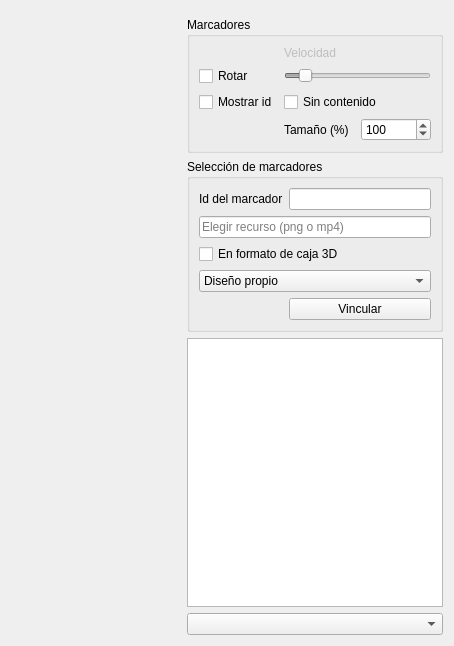
<?xml version="1.0" encoding="UTF-8"?>
<ui version="4.0">
 <class>Principal</class>
 <widget class="QWidget" name="Principal">
  <property name="geometry">
   <rect>
    <x>0</x>
    <y>0</y>
    <width>454</width>
    <height>646</height>
   </rect>
  </property>
  <property name="windowTitle">
   <string>Realidad Aumentada - UBP</string>
  </property>
  <layout class="QGridLayout" name="principalLayout">
   <item row="0" column="0" rowspan="5" colspan="2">
    <widget class="Scene" name="scene" native="true">
     <property name="focusPolicy">
      <enum>Qt::StrongFocus</enum>
     </property>
    </widget>
   </item>
   <item row="0" column="3" colspan="2">
    <widget class="Logo" name="appLogo" native="true"/>
   </item>
   <item row="1" column="3" colspan="2">
    <widget class="QGroupBox" name="markersGroup">
     <property name="title">
      <string>Marcadores</string>
     </property>
     <layout class="QGridLayout" name="markersGroupLayout">
      <item row="1" column="1">
       <widget class="QLabel" name="rotationVelocityLabel">
        <property name="enabled">
         <bool>false</bool>
        </property>
        <property name="text">
         <string>Velocidad</string>
        </property>
       </widget>
      </item>
      <item row="2" column="0">
       <widget class="QCheckBox" name="rotateCheckBox">
        <property name="focusPolicy">
         <enum>Qt::NoFocus</enum>
        </property>
        <property name="text">
         <string>Rotar</string>
        </property>
       </widget>
      </item>
      <item row="2" column="1" colspan="2">
       <widget class="QSlider" name="rotationVelocitySlider">
        <property name="enabled">
         <bool>false</bool>
        </property>
        <property name="focusPolicy">
         <enum>Qt::NoFocus</enum>
        </property>
        <property name="minimum">
         <number>1</number>
        </property>
        <property name="maximum">
         <number>40</number>
        </property>
        <property name="value">
         <number>5</number>
        </property>
        <property name="orientation">
         <enum>Qt::Horizontal</enum>
        </property>
       </widget>
      </item>
      <item row="3" column="0">
       <widget class="QCheckBox" name="cbMostrarId">
        <property name="focusPolicy">
         <enum>Qt::NoFocus</enum>
        </property>
        <property name="text">
         <string>Mostrar id</string>
        </property>
       </widget>
      </item>
      <item row="3" column="1" colspan="2">
       <widget class="QCheckBox" name="cbSinContenido">
        <property name="focusPolicy">
         <enum>Qt::NoFocus</enum>
        </property>
        <property name="text">
         <string>Sin contenido</string>
        </property>
       </widget>
      </item>
      <item row="4" column="2">
       <widget class="QSpinBox" name="sbTamano">
        <property name="focusPolicy">
         <enum>Qt::NoFocus</enum>
        </property>
        <property name="minimum">
         <number>50</number>
        </property>
        <property name="maximum">
         <number>500</number>
        </property>
        <property name="singleStep">
         <number>5</number>
        </property>
        <property name="value">
         <number>100</number>
        </property>
       </widget>
      </item>
      <item row="4" column="1">
       <widget class="QLabel" name="label_2">
        <property name="text">
         <string>Tamaño (%)</string>
        </property>
       </widget>
      </item>
     </layout>
    </widget>
   </item>
   <item row="2" column="3" colspan="2">
    <widget class="QGroupBox" name="groupBox">
     <property name="title">
      <string>Selección de marcadores</string>
     </property>
     <layout class="QGridLayout" name="gridLayout">
      <item row="2" column="0" colspan="2">
       <widget class="QCheckBox" name="cbFormatoCaja">
        <property name="focusPolicy">
         <enum>Qt::NoFocus</enum>
        </property>
        <property name="text">
         <string>En formato de caja 3D</string>
        </property>
       </widget>
      </item>
      <item row="4" column="1">
       <widget class="QPushButton" name="pbVincular">
        <property name="focusPolicy">
         <enum>Qt::NoFocus</enum>
        </property>
        <property name="text">
         <string>Vincular</string>
        </property>
       </widget>
      </item>
      <item row="0" column="0">
       <widget class="QLabel" name="label">
        <property name="text">
         <string>Id del marcador</string>
        </property>
       </widget>
      </item>
      <item row="0" column="1">
       <widget class="QLineEdit" name="leMarcadorId">
        <property name="focusPolicy">
         <enum>Qt::ClickFocus</enum>
        </property>
       </widget>
      </item>
      <item row="1" column="0" colspan="2">
       <widget class="MiQLineEdit" name="leRecurso">
        <property name="focusPolicy">
         <enum>Qt::NoFocus</enum>
        </property>
        <property name="placeholderText">
         <string>Elegir recurso (png o mp4)</string>
        </property>
       </widget>
      </item>
      <item row="3" column="0" colspan="2">
       <widget class="QComboBox" name="cbModelos">
        <property name="focusPolicy">
         <enum>Qt::NoFocus</enum>
        </property>
        <item>
         <property name="text">
          <string>Diseño propio</string>
         </property>
        </item>
        <item>
         <property name="text">
          <string>Casa</string>
         </property>
        </item>
        <item>
         <property name="text">
          <string>Hombre</string>
         </property>
        </item>
        <item>
         <property name="text">
          <string>Oil</string>
         </property>
        </item>
        <item>
         <property name="text">
          <string>Iphone</string>
         </property>
        </item>
       </widget>
      </item>
     </layout>
    </widget>
   </item>
   <item row="3" column="3" colspan="2">
    <widget class="QTextEdit" name="teMessages">
     <property name="focusPolicy">
      <enum>Qt::NoFocus</enum>
     </property>
    </widget>
   </item>
   <item row="4" column="3" colspan="2">
    <widget class="QComboBox" name="cbCamaras"/>
   </item>
  </layout>
 </widget>
 <customwidgets>
  <customwidget>
   <class>MiQLineEdit</class>
   <extends>QLineEdit</extends>
   <header>view/miqlineedit.h</header>
  </customwidget>
  <customwidget>
   <class>Logo</class>
   <extends>QWidget</extends>
   <header>view/logo.h</header>
   <container>1</container>
  </customwidget>
  <customwidget>
   <class>Scene</class>
   <extends>QWidget</extends>
   <header>view/scene.h</header>
   <container>1</container>
  </customwidget>
 </customwidgets>
 <resources/>
 <connections/>
</ui>
